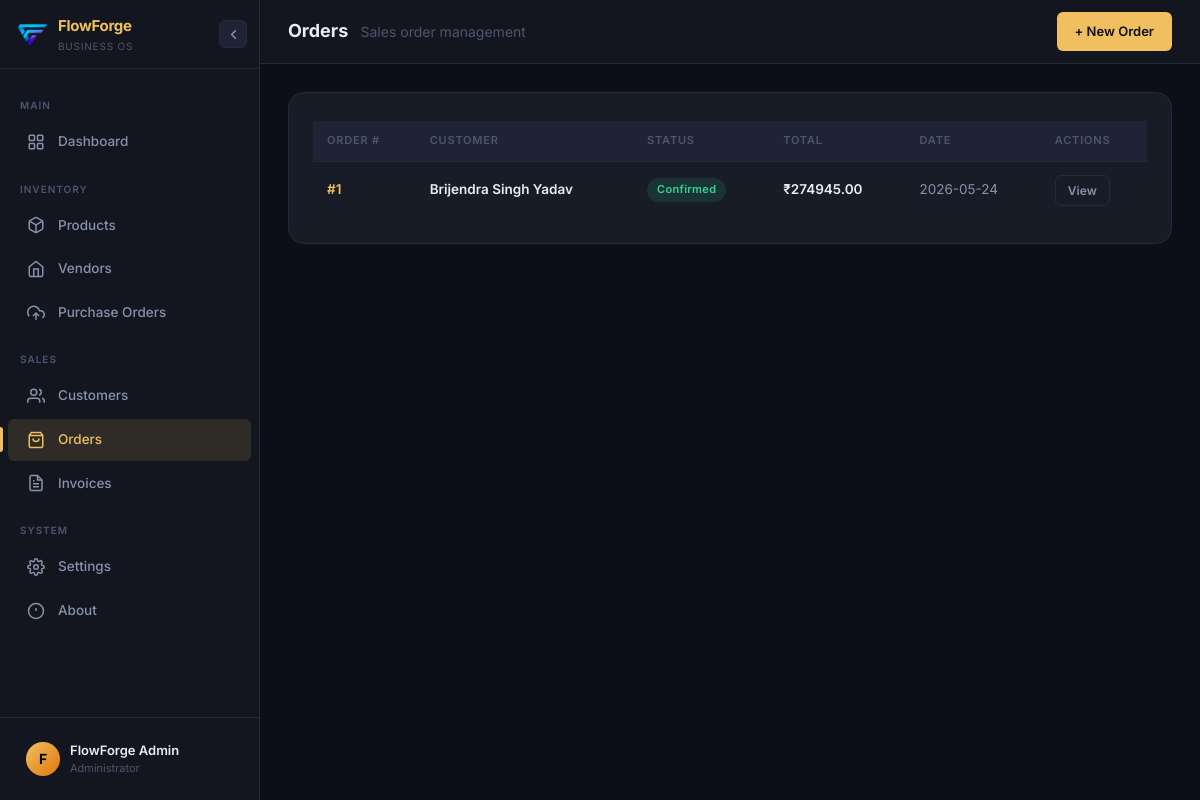
The page /orders on the database as committed earlier.
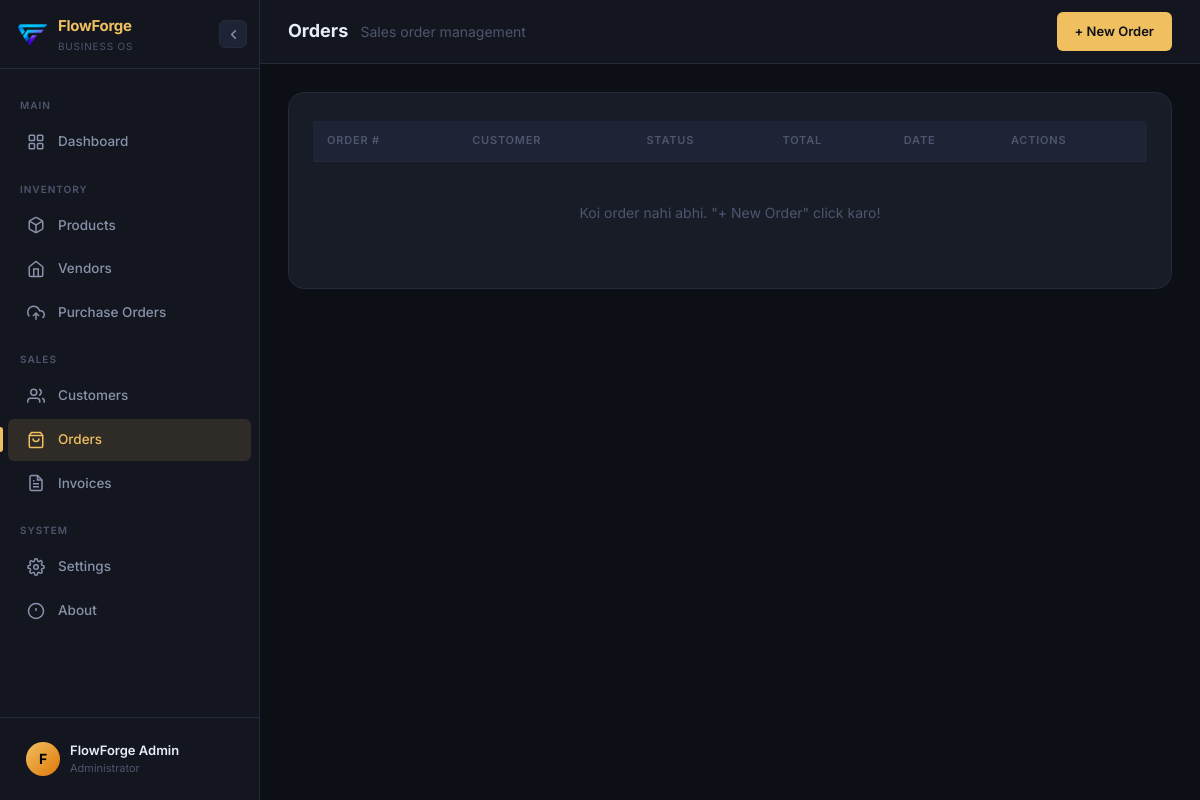
The same page on the database as committed later.
### tables this page shows
CREATE TABLE orders (
            id           INTEGER PRIMARY KEY AUTOINCREMENT,
            customer_id  INTEGER NOT NULL,
            status       TEXT DEFAULT 'pending',
            total_amount REAL DEFAULT 0,
            created_at   TIMESTAMP DEFAULT CURRENT_TIMESTAMP,
            FOREIGN KEY (customer_id) REFERENCES customers(id)
        );

CREATE TABLE customers (
            id      INTEGER PRIMARY KEY AUTOINCREMENT,
            name    TEXT NOT NULL,
            email   TEXT,
            phone   TEXT,
            address TEXT
        );

### App.py (the view)
@app.route('/orders')
def orders_list():
    db = get_db()
    orders = db.execute('''
        SELECT orders.*, customers.name as customer_name
        FROM orders
        JOIN customers ON orders.customer_id = customers.id
        ORDER BY orders.created_at DESC
    ''').fetchall()
    return render_template('orders/list.html', orders=orders)

### database.py (called while the page is built)
def get_db():
    if 'db' not in g:
        conn = sqlite3.connect(DATABASE)
        conn.row_factory = sqlite3.Row
        conn.execute('PRAGMA foreign_keys = ON')
        g.db = conn
    return g.db

### templates/orders/list.html (shortened to what this page needs)
{% extends "base.html" %}
{% block page_title %}Orders{% endblock %}
{% block page_subtitle %}<span>Sales order management</span>{% endblock %}
{% block topbar_actions %}
<a href="/orders/add" class="btn btn-primary">+ New Order</a>
{% endblock %}
{% block content %}
<div class="card">
    <div class="table-wrap">
        <table>
            <thead>
                <tr><th>Order #</th><th>Customer</th><th>Status</th><th>Total</th><th>Date</th><th>Actions</th></tr>
            </thead>
            <tbody>
                {% for order in orders %}
                <tr>
                    <td class="font-semibold text-accent">#{{ order['id'] }}</td>
                    <td class="font-semibold">{{ order['customer_name'] }}</td>
                    <td>
                        {% if order['status'] == 'confirmed' %}
                            <span class="badge badge-green">Confirmed</span>
                        {% else %}
                            <span class="badge badge-yellow">Pending</span>
                        {% endif %}
                    </td>
                    <td class="font-semibold">₹{{ "%.2f"|format(order['total_amount']) }}</td>
                    <td class="td-muted">{{ order['created_at'][:10] }}</td>
                    <td>
                        <div class="flex gap-8">
                            <a href="/orders/{{ order['id'] }}" class="btn btn-outline btn-sm">View</a>
                        </div>
                    </td>
                </tr>
                {% else %}
                <tr><td colspan="6" class="td-empty">Koi order nahi abhi. "+ New Order" click karo!</td></tr>
                {% endfor %}
            </tbody>
        </table>
    </div>
</div>
{% endblock %}

Rows that differ between the two databases and show on the page:
removed orders: id "1", customer_name "Brijendra Singh Yadav", status "Confirmed", total_amount "274945.00", created_at "2026-05-24"
Other text that changed with them:
text now shown: "Koi order nahi abhi. \"+ New Order\" click karo!"
